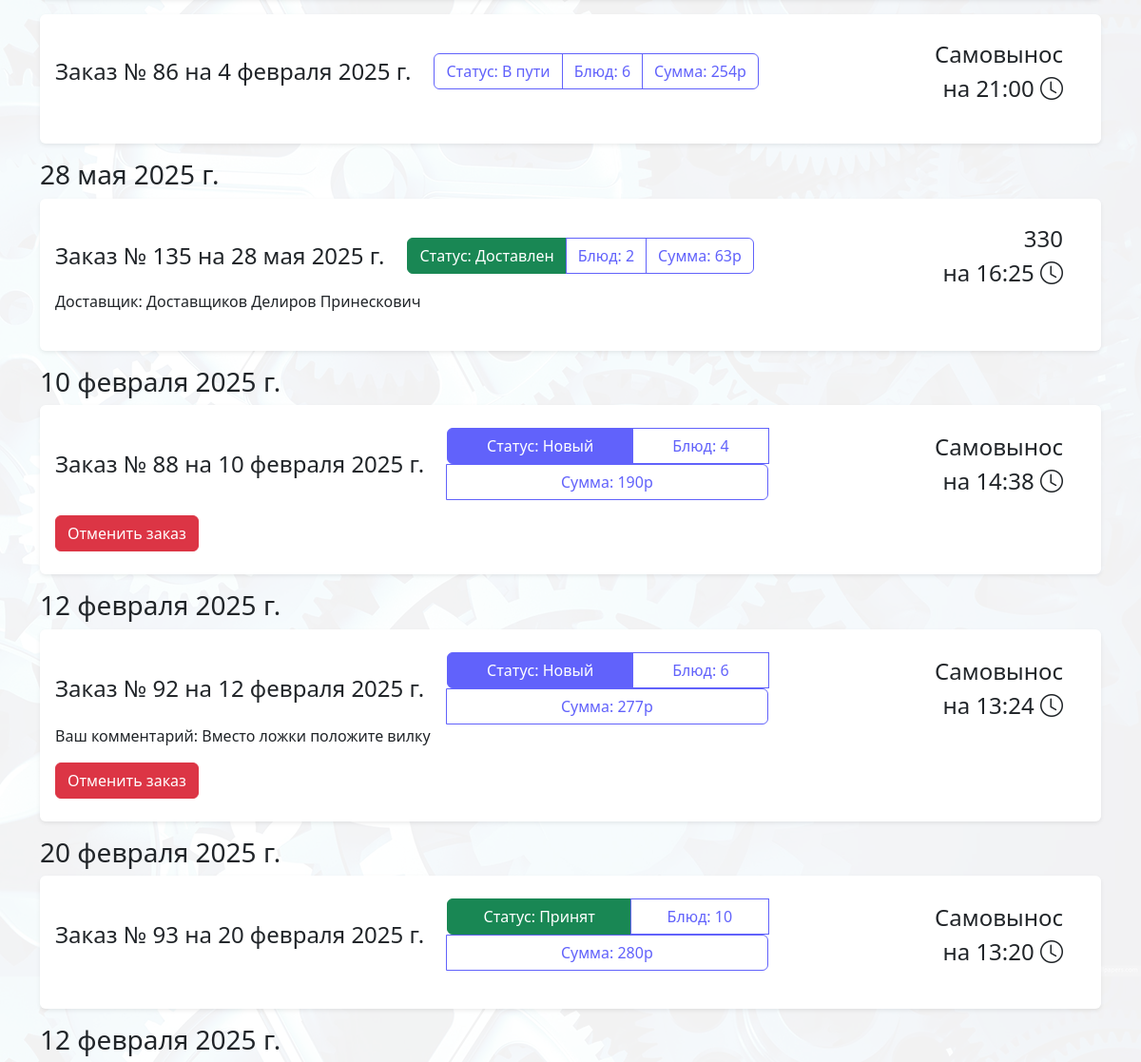
The page /order/-order_date/0 (signed in, middle part) on the database as committed earlier.
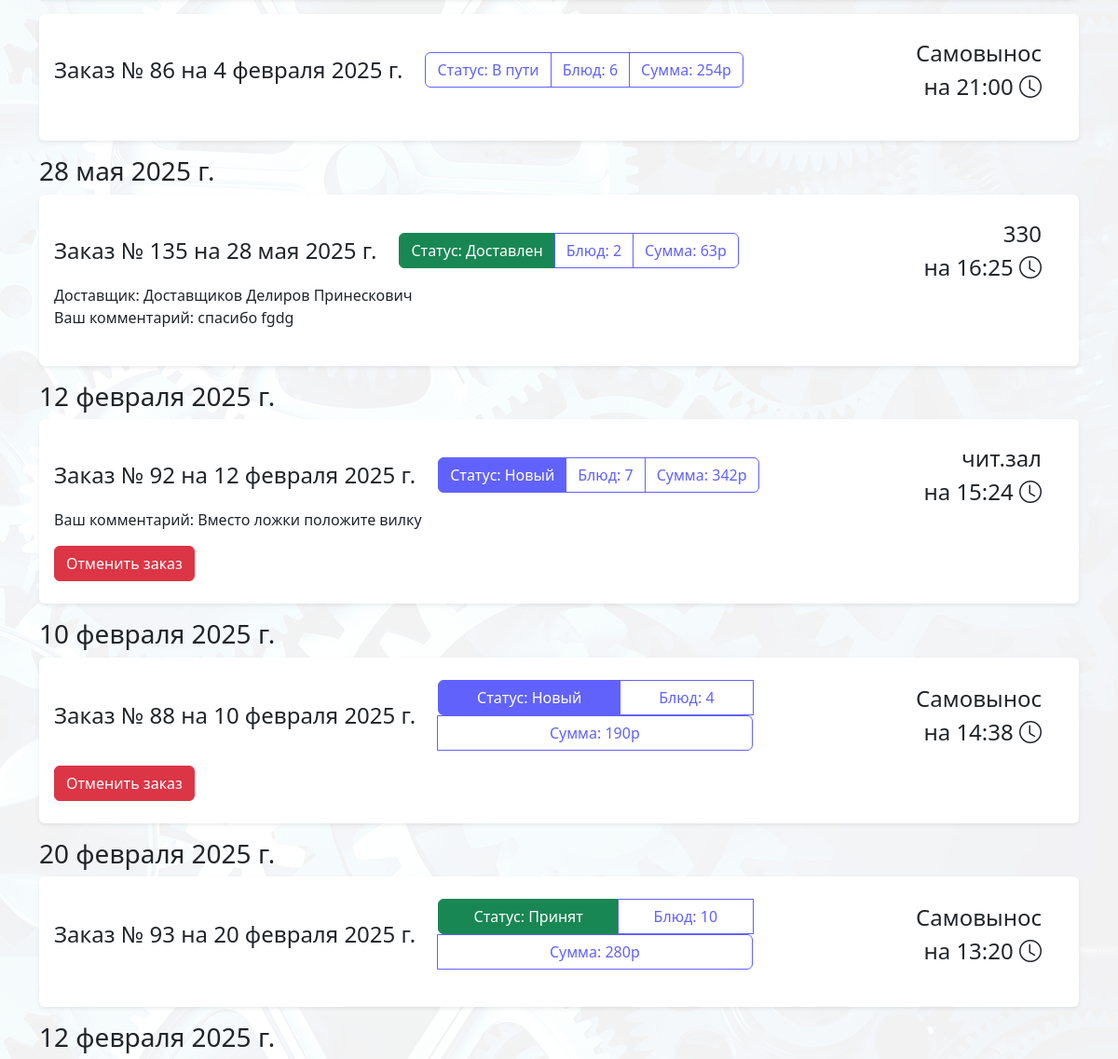
The same page on the database as committed later.
### apt_delivery_app/models/m_order.py (models this page shows, shortened)
class Order(models.Model):
    user = models.ForeignKey(
        'User',
        on_delete=models.CASCADE,
        verbose_name='Пользователь',
    )
    date_create = models.DateTimeField(
        verbose_name='Дата заказа',
        auto_now_add=True
    )
    order_date = models.TimeField(
        default=get_default_created_at,
        verbose_name='Время получения заказа'
    )
    status = models.ForeignKey(
        'Status',
        on_delete=models.CASCADE,
        verbose_name='Статус',
        default=1
    )
    result = models.CharField(
        max_length=50,
        verbose_name='Причина отказа',
        blank=True, null=True
    )
    user_comment = models.TextField(
        blank=True,
        null=True,
        verbose_name='Комментарий пользователя к заказу',
        help_text='Не обязательное поле'
    )
    cab = models.ForeignKey(
        'Cabinet',
        on_delete=models.CASCADE,
        verbose_name='Кабинет',
        default=1
    )
    deliver = models.ForeignKey(
        'User',
        on_delete=models.SET_NULL,
        related_name='courier_orders',
        blank=True,
        null=True,
        limit_choices_to={'groups__name': 'deliver'},
        verbose_name="Курьер"
    )
    @property
    def total_amount(self):
        total = 0
        for item in self.ordermeal_set.all():  # ordermeal_set - обратный related_name
            total += item.meal.price * item.amount
        return total
    total_amount.fget.short_description = 'Сумма заказа'
    @property
    def amount(self):
        return self.ordermeal_set.filter(order=self.pk).aggregate(Sum('amount'))['amount__sum']
    amount.fget.short_description = 'Количество'
    class Meta:
        verbose_name = 'Заказ'
        verbose_name_plural = 'Заказы'
    is_paid = models.BooleanField(
        default=False,
        verbose_name='Оплачен'
    )
    qr_code = models.CharField(
        max_length=100,
        unique=True,
        blank=True,
        null=True,
        verbose_name='QR код для подтверждения'
    )

### apt_delivery_app/models/m_status.py (models this page shows)
class Status(models.Model):
    name = models.CharField(max_length=30)
    code = models.CharField(max_length=30, null=True)
    class Meta:
        verbose_name = 'Статус'
        verbose_name_plural = 'Статусы'
    def __str__(self):
        return self.name

### apt_delivery_app/models/m_ordermeal.py (models this page shows, shortened)
class OrderMeal(models.Model):
    order = models.ForeignKey('Order', on_delete=models.CASCADE, verbose_name="Заказ")
    meal = models.ForeignKey('Meal', on_delete=models.CASCADE, verbose_name="Блюдо")
    amount = models.IntegerField(verbose_name='Количество товаров')
    class Meta:
        verbose_name = 'Заказ блюд'
        verbose_name_plural = 'Заказы блюд'

### apt_delivery_app/models/m_meal.py (models this page shows, shortened)
class Meal(models.Model):
    name = models.CharField(
        max_length=150,
        verbose_name="Название"
    )
    price = models.IntegerField(
        verbose_name="Цена (руб.)"
    )
    out = models.CharField(
        max_length=10,
        verbose_name="Выход"
    )
    image = models.ImageField(
        upload_to='images',
        verbose_name="Изображение",
        default='meal.png'
    )
    category = models.ForeignKey(
        'Category',
        on_delete=models.CASCADE,
        verbose_name="Категория",
    )
    quantity = models.IntegerField(
        default=3,
        verbose_name="Количество"
    )
    class Meta:
        verbose_name = 'Блюдо'
        verbose_name_plural = 'Блюда'

### apt_delivery_app/models/m_cabinet.py (models this page shows)
class Cabinet(models.Model):
    num = models.CharField(
        max_length=10,
        verbose_name="Номер"
    )
    name = models.CharField(
        max_length=100,
        verbose_name="Название"
    )
    def __str__(self):
        return self.num
    class Meta:
        verbose_name = 'Кабинет'
        verbose_name_plural = 'Кабинеты'

### apt_delivery_app/models/m_user.py (models this page shows)
class User(AbstractUser):
    username = (
        models.CharField(
            'Логин',
            max_length=150,
            unique=True,
            help_text="Обязательное поле. Только латиница, цифры и тире.",
            validators=[LoginValidator()],
            error_messages={"unique": _("Пользователь с таким именем уже существует"), })
    )
    first_name = models.CharField(
        _("first name"),
        max_length=150,
        validators=[NameValidator()]
    )
    last_name = models.CharField(
        _("last name"),
        max_length=150,
        validators=[NameValidator()]
    )
    patronymic = models.CharField(
        'Отчество',
        max_length=150,
        blank=True,
        validators=[NameValidator()]
    )
    def is_deliver(self):
        return self.groups.filter(name='deliver').exists()
    def is_operator(self):
        return self.groups.filter(name='operator').exists()
    def __str__(self):
        return "%s %s %s" % (self.last_name, self.first_name, self.patronymic,)

### apt_delivery_app/views/v_order.py (the view)
# urls.py: path('order/', views.order_list_view.as_view(), name='order-list'),
@login_required
def order(request, order_by='-date_create', filter=0):
    context = {}
    context['order_by'] = order_by
    context['filter'] = filter
    context['statuses'] = Status.objects.all()
    context['cart_count'] = Cart.objects.filter(user=request.user).count()
    orders = Order.objects.all().filter(user=request.user).order_by(order_by)
    if filter:
        orders = orders.filter(status__id=filter)
    context['orders'] = orders
    context['cabs'] = sorted(Cabinet.objects.all(), key=sort_cabs)
    return render(request, 'order/index.html', context)

### apt_delivery_app/views/v_cart.py (called while the page is built)
def sort_cabs(cabinet):
    if re.match(r'^\d', cabinet.num):
        return (1, cabinet.num)  # Сначала сортировка по 1 (цифровые), затем по номеру
    else:
        return (0, cabinet.num)  # Сначала сортировка по 0 (нецифровые), затем по номеру

### apt_delivery_app/templates/order/index.html (shortened to what this page needs)
{% extends 'home/base.html' %}
{% load static %}
{% block content %}
{% include 'order/elements/order_item.html'%}
{% endblock %}

### apt_delivery_app/templates/order/elements/order_item.html (shortened to what this page needs)
{% load humanize %}
<div class="row">
    {% for order in orders%}
    <div class='order-item' data-order-id="{{order.id}}">
        {% ifchanged %}<h3>{{order.date_create|naturalday}}</h3>{% endifchanged %}
        <div class="bg-white rounded-2 overflow-hidden shadow-sm mb-3 px-3 py-4">
            {% block order %}
            <div class=" ">
                <div class="row justify-content-center align-items-center w-100">
                            <span class="col-auto fs-4 ">Заказ №
                                {{ order.id }} на {{order.date_create|naturalday}}</span>
                    <div class="col">
                        <div class="row order_view btn-group p-0 m-0 order_info  bg-white"
                             data-id="{{ order.id }}">
                            <div class="col-auto btn {% if order.status.id  == 1%} btn-primary {% elif order.status.id == 2 or order.status.id == 7 or order.status.id == 5 %} btn-success {% elif order.status.id == 3%} btn-danger {% else %}btn-outline-primary{%endif%}">
                                Статус: <span data-id="{{order.id}}"> {{ order.status }} </span>
                            </div>
                            <div class="col-auto btn btn-outline-primary">
                                <span>Блюд:</span>
                                {{ order.amount }}
                            </div>
                            <div class=" col-auto btn btn-outline-primary">
                                <span>Сумма:</span>
                                {{order.total_amount}}р
                            </div>
                        </div>
                    </div>
                    <span class="col-auto fs-4">
                        <div class="row row-cols-1 text-end">
                            <div class="col order-cab">
                                {{order.cab}}
                            </div>
                            <div class="col order-time">
                                на <span>{{ order.order_date }}</span> <i class="bi bi-clock"></i>
                            </div>
                        </div>
                    </span>
                    {% if order.deliver%}
                    <div class="deliver-info col-12">
                        <div class="row">
                            <div class="col">Доставщик: {{order.deliver}}</div>
                        </div>
                    </div>
                    {% endif%}
                    <div class="col-12">
                        <p class="order-comment">{% if order.user_comment %}Ваш комментарий: <span>{{order.user_comment}}</span>{% endif %}</p>
                    </div>
                    {% if order.status.code == 'new' %}
                    <div>
                        <button class="btn btn-danger confirm-cancel-order" data-id="{{order.id}}">Отменить заказ
                        </button>
                    </div>
                    {% endif %}
                </div>
            </div>
            {% endblock %}
        </div>
    </div>
    {% empty %}
    {% include 'home/elements/danger.html' with text='Заказов нет'%}
    {% endfor %}
</div>

Rows that differ between the two databases and show on the page:
changed Order "Доставлен": user_comment (not shown) → "спасибо fgdg"
changed Order "Вместо ложки положите вилку": amount "6" → "7"; total_amount "277" → "342"; cab "Самовынос" → "чит.зал"; order_date "13:24" → "15:24"; moves up the list
